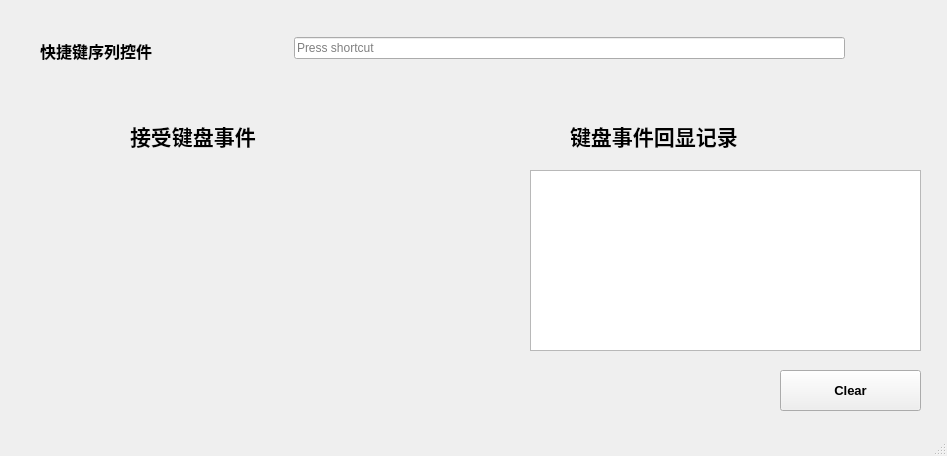
<?xml version="1.0" encoding="UTF-8"?>
<ui version="4.0">
 <class>MainWindow</class>
 <widget class="QMainWindow" name="MainWindow">
  <property name="geometry">
   <rect>
    <x>0</x>
    <y>0</y>
    <width>947</width>
    <height>456</height>
   </rect>
  </property>
  <property name="windowTitle">
   <string>MainWindow</string>
  </property>
  <widget class="QWidget" name="centralwidget">
   <widget class="QKeySequenceEdit" name="keySequenceEdit">
    <property name="geometry">
     <rect>
      <x>294</x>
      <y>13</y>
      <width>551</width>
      <height>71</height>
     </rect>
    </property>
   </widget>
   <widget class="InputDetechWidget" name="keyDetech" native="true">
    <property name="geometry">
     <rect>
      <x>40</x>
      <y>170</y>
      <width>431</width>
      <height>181</height>
     </rect>
    </property>
   </widget>
   <widget class="QPlainTextEdit" name="showKeySeq">
    <property name="geometry">
     <rect>
      <x>530</x>
      <y>170</y>
      <width>391</width>
      <height>181</height>
     </rect>
    </property>
    <property name="font">
     <font>
      <family>Arial</family>
      <pointsize>8</pointsize>
     </font>
    </property>
   </widget>
   <widget class="QLabel" name="label">
    <property name="geometry">
     <rect>
      <x>40</x>
      <y>40</y>
      <width>201</width>
      <height>21</height>
     </rect>
    </property>
    <property name="font">
     <font>
      <family>Arial</family>
      <pointsize>12</pointsize>
      <weight>75</weight>
      <bold>true</bold>
     </font>
    </property>
    <property name="text">
     <string>快捷键序列控件</string>
    </property>
   </widget>
   <widget class="QLabel" name="label_2">
    <property name="geometry">
     <rect>
      <x>130</x>
      <y>120</y>
      <width>201</width>
      <height>31</height>
     </rect>
    </property>
    <property name="font">
     <font>
      <family>Arial</family>
      <pointsize>16</pointsize>
      <weight>75</weight>
      <bold>true</bold>
     </font>
    </property>
    <property name="text">
     <string>接受键盘事件</string>
    </property>
   </widget>
   <widget class="QPushButton" name="clearBtn">
    <property name="geometry">
     <rect>
      <x>780</x>
      <y>370</y>
      <width>141</width>
      <height>41</height>
     </rect>
    </property>
    <property name="font">
     <font>
      <family>Arial</family>
      <pointsize>10</pointsize>
      <weight>75</weight>
      <bold>true</bold>
     </font>
    </property>
    <property name="text">
     <string>Clear</string>
    </property>
   </widget>
   <widget class="QLabel" name="label_3">
    <property name="geometry">
     <rect>
      <x>570</x>
      <y>120</y>
      <width>291</width>
      <height>31</height>
     </rect>
    </property>
    <property name="font">
     <font>
      <family>Arial</family>
      <pointsize>16</pointsize>
      <weight>75</weight>
      <bold>true</bold>
     </font>
    </property>
    <property name="text">
     <string>键盘事件回显记录</string>
    </property>
   </widget>
  </widget>
  <widget class="QStatusBar" name="statusbar"/>
 </widget>
 <customwidgets>
  <customwidget>
   <class>InputDetechWidget</class>
   <extends>QWidget</extends>
   <header>inputdetechwidget.h</header>
   <container>1</container>
  </customwidget>
 </customwidgets>
 <resources/>
 <connections/>
</ui>
